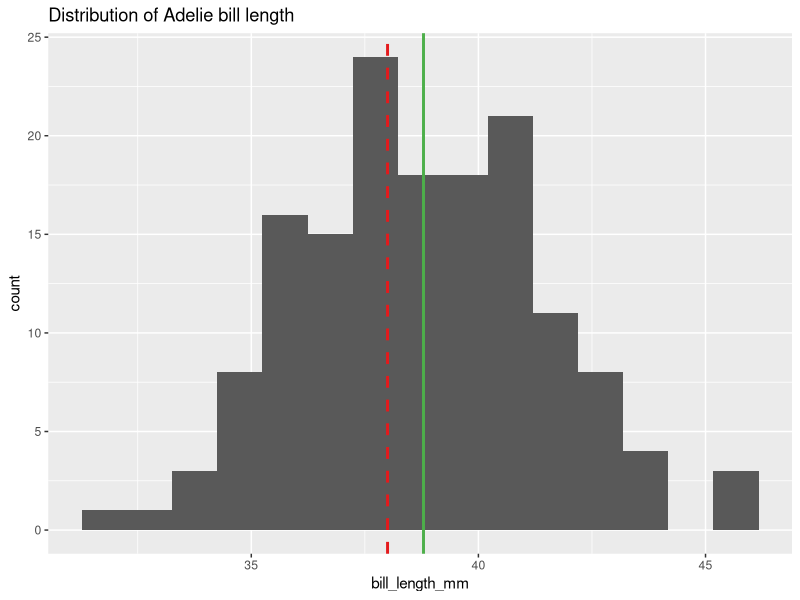
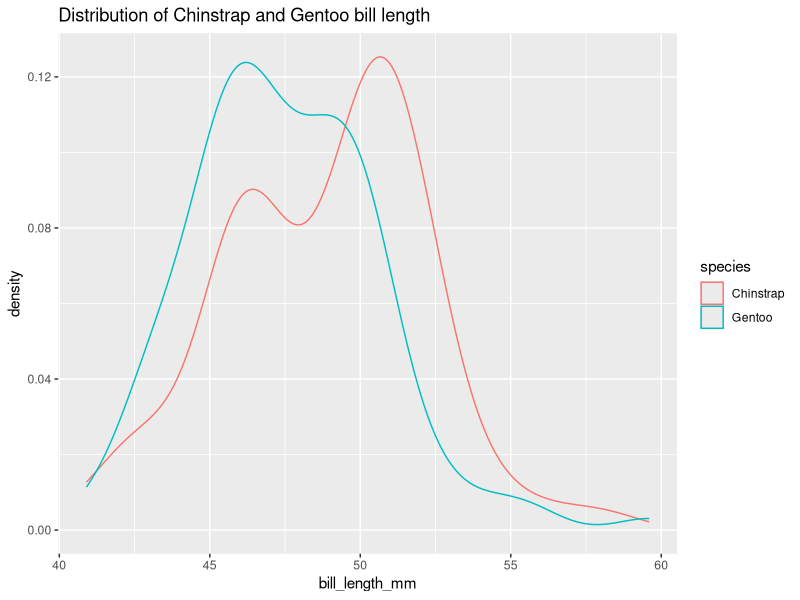
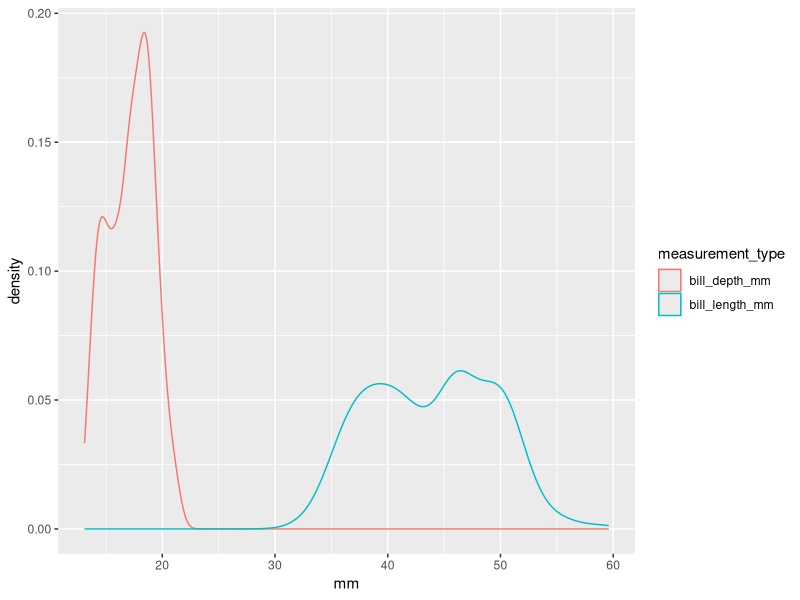
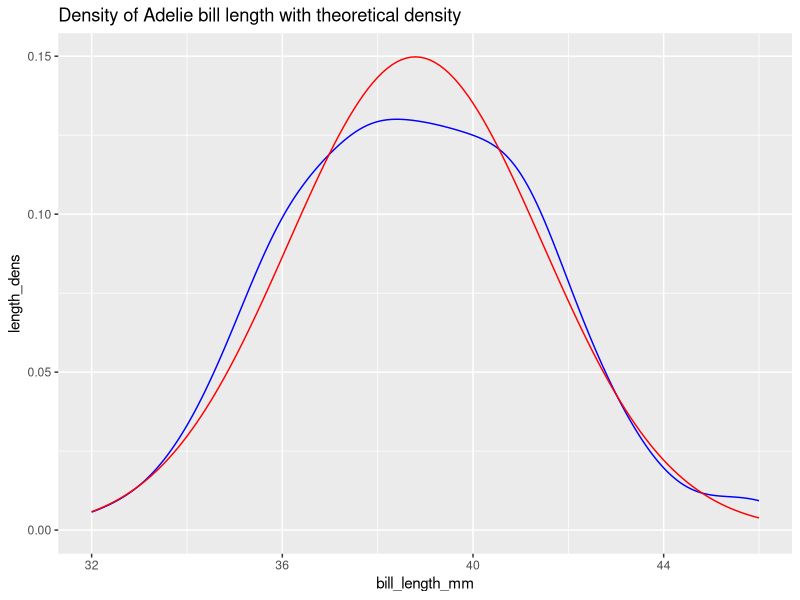

Recreate these plots in R, in order.
## ---- chunk 1
#| warning: false
#| message: false
#| include: false

library(palmerpenguins)
library(tidyverse)
## ---- chunk 2
penguins %>% 
  filter(!is.na(bill_length_mm)) %>% 
  group_by(species) %>% 
  summarize(avg_length = mean(bill_length_mm),
            sample_size = n())
## ---- chunk 3
adelie <- penguins %>% 
  filter(species == "Adelie") %>% 
  filter(!is.na(bill_length_mm))

ggplot(adelie, aes(x = bill_length_mm)) + 
  geom_histogram(bins = 15) + 
  geom_vline(xintercept = 38, color = "#E41A1C", linewidth = 1, linetype = 2) + 
  geom_vline(xintercept = mean(adelie$bill_length_mm), color = "#4DAF4A", linewidth = 1) + 
  ggtitle("Distribution of Adelie bill length")
## ---- chunk 4
t.test(adelie$bill_length_mm, 
       alternative = "two.sided",
       mu = 38, conf.level = 0.95)
## ---- chunk 5
chin_gentoo <- penguins %>% 
  filter(!is.na(bill_length_mm)) %>% 
  filter(species != "Adelie")

ggplot(chin_gentoo,
       aes(x = bill_length_mm, color = species)) + 
  geom_density() + 
  ggtitle("Distribution of Chinstrap and Gentoo bill length")
## ---- chunk 6
t.test(formula = bill_length_mm ~ species,
       data = chin_gentoo)
## ---- chunk 7
t.test(formula = bill_length_mm ~ species,
       data = chin_gentoo,
       var.equal = TRUE)
## ---- chunk 8
penguins %>% 
  mutate(specimen = seq_along(species)) %>% 
  select(specimen, bill_length_mm, bill_depth_mm) %>% 
  pivot_longer(cols = -specimen, names_to = "measurement_type", values_to = "mm") %>% 
  ggplot(aes(x = mm, color = measurement_type)) + 
  geom_density()
## ---- chunk 9
t.test(x = penguins$bill_length_mm,
       y = penguins$bill_depth_mm, 
       paired = TRUE)
## ---- chunk 10
var.test(formula = bill_length_mm ~ species,
         data = chin_gentoo)
## ---- chunk 11

theoretical_bill_length <- tibble(x = seq(32, 46, 0.1)) %>% 
  mutate(length_dens = dnorm(x = x,
                             mean = mean(adelie$bill_length_mm),
                             sd = sd(adelie$bill_length_mm)))

ggplot(adelie, aes(x = bill_length_mm)) + 
  geom_density(color = "blue") +
  geom_line(data = theoretical_bill_length, 
            inherit.aes = FALSE,
            aes(x = x, y = length_dens), color = "red") +
  ggtitle("Density of Adelie bill length with theoretical density")
